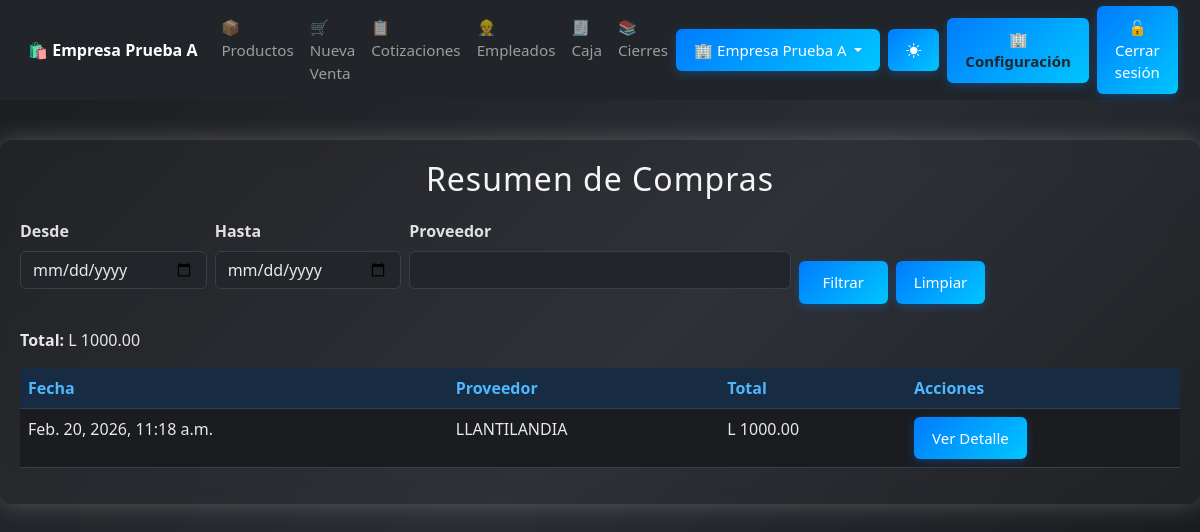
Page /compras/resumen/ (signed in) on the committed database.
### core/models.py (models this page shows, shortened)
class Empresa(models.Model):
    nombre = models.CharField(max_length=150)
    rtn = models.CharField(max_length=20, blank=True, null=True)
    direccion = models.CharField(max_length=255, blank=True, null=True)
    telefono = models.CharField(max_length=20, blank=True, null=True)
    correo = models.EmailField(max_length=150, blank=True, null=True)
    activo = models.BooleanField(default=True)
    creado = models.DateTimeField(auto_now_add=True)

### compras/models.py (models this page shows, shortened)
class Compra(models.Model):
    ESTADOS = [
        ('pendiente', 'Pendiente'),
        ('recibida', 'Recibida'),
        ('cancelada', 'Cancelada')
    ]
    empresa = models.ForeignKey(
        Empresa,
        on_delete=models.PROTECT,
        related_name="compras"
    )
    numero_compra = models.CharField(max_length=20, editable=False, null=True, blank=True)
    numero_factura_proveedor = models.CharField(max_length=50, blank=True, verbose_name="# Factura Proveedor")
    proveedor = models.ForeignKey('proveedores.Proveedor', on_delete=models.PROTECT)
    usuario = models.ForeignKey(settings.AUTH_USER_MODEL, on_delete=models.PROTECT, null=True, blank=True)
    fecha = models.DateTimeField(auto_now_add=True)
    fecha_recepcion = models.DateField(null=True, blank=True, help_text="Fecha en que se recibió la mercancía")
    subtotal_exento = models.DecimalField(max_digits=12, decimal_places=2, default=Decimal('0.00'))
    subtotal_g15 = models.DecimalField(max_digits=12, decimal_places=2, default=Decimal('0.00'), verbose_name="Subtotal Gravado 15%")
    subtotal_g18 = models.DecimalField(max_digits=12, decimal_places=2, default=Decimal('0.00'), verbose_name="Subtotal Gravado 18%")
    impuesto_15 = models.DecimalField(max_digits=12, decimal_places=2, default=Decimal('0.00'))
    impuesto_18 = models.DecimalField(max_digits=12, decimal_places=2, default=Decimal('0.00'))
    total = models.DecimalField(max_digits=12, decimal_places=2, default=Decimal('0.00'))
    tipo_pago = models.CharField(
        max_length=10,
        choices=[('contado', 'Contado'), ('credito', 'Crédito')],
        default='contado'
    )
    estado = models.CharField(max_length=20, choices=ESTADOS, default='pendiente')
    notas = models.TextField(blank=True, help_text="Observaciones o notas adicionales")
    class Meta:
        ordering = ['-fecha']
        verbose_name_plural = "Compras"
        constraints = [
            models.UniqueConstraint(fields=['empresa', 'numero_compra'], name='uniq_numero_compra_por_empresa')
        ]

### proveedores/models.py (models this page shows, shortened)
class Proveedor(models.Model):
    empresa = models.ForeignKey(
        Empresa,
        on_delete=models.PROTECT,
        related_name="proveedores"
    )
    nombre = models.CharField(max_length=200, verbose_name="Nombre/Razón Social")
    rtn = models.CharField(max_length=20, blank=True, null=True, verbose_name="RTN")
    direccion = models.TextField(blank=True)
    telefono = models.CharField(max_length=20, blank=True)
    correo = models.EmailField(blank=True)
    contacto = models.CharField(max_length=100, blank=True, help_text="Nombre del contacto principal")
    activo = models.BooleanField(default=True)
    fecha_creacion = models.DateTimeField(auto_now_add=True)
    class Meta:
        ordering = ['nombre']
        verbose_name_plural = "Proveedores"
        constraints = [
            models.UniqueConstraint(fields=['empresa', 'nombre'], name='uniq_proveedor_nombre_por_empresa'),
        ]

### compras/views.py (the view)
# urls.py: path('resumen/', views.resumen_compras, name='resumen_compras'),
@login_required
@requiere_modulo('mod_compras')
@permission_required('compras.view_compras', raise_exception=True)
def resumen_compras(request):
    compras = Compra.objects.filter(empresa=request.empresa).order_by('-fecha')
    desde = request.GET.get('desde', '')
    hasta = request.GET.get('hasta', '')
    proveedor_id = request.GET.get('proveedor_id', '')
    proveedor_nombre = request.GET.get('proveedor_nombre', '')
    if desde:
        try:
            fecha_desde = datetime.strptime(desde, '%Y-%m-%d').date()
            compras = compras.filter(fecha__date__gte=fecha_desde)
        except ValueError:
            pass
    if hasta:
        try:
            fecha_hasta = datetime.strptime(hasta, '%Y-%m-%d').date()
            compras = compras.filter(fecha__date__lte=fecha_hasta)
        except ValueError:
            pass
    if proveedor_id:
        compras = compras.filter(proveedor_id=proveedor_id)
    total_general = compras.aggregate(Sum('total'))['total__sum'] or 0
    paginator = Paginator(compras, 2)
    page_obj = paginator.get_page(request.GET.get('page'))
    return render(request, 'compras/resumen_compras.html', {
        'page_obj': page_obj,
        'total_general': total_general,
        'f': {
            'desde': desde,
            'hasta': hasta,
            'proveedor_id': proveedor_id,
            'proveedor_nombre': proveedor_nombre,
        }
    })

### core/context_processors.py (called while the page is built)
def empresas_para_superuser(request):
    if request.user.is_authenticated and request.user.is_superuser:
        return {"empresas_selector": Empresa.objects.all().order_by("id")}
    return {"empresas_selector": []}

def empresa_config(request):
    empresa = getattr(request, "empresa", None)
    if not empresa:
        return {"empresa": None}
    config, _ = EmpresaConfig.objects.get_or_create(
        empresa=empresa,
        defaults={
            "nombre": empresa.nombre,
            "rtn": "00000000000000",
            "direccion": "Pendiente",
        }
    )
    return {"empresa": config}

def modulos_config(request):
    empresa = getattr(request, "empresa", None)
    if not empresa:
        return {"modulos": None}
    modulos, _ = ModuloConfig.objects.get_or_create(empresa=empresa)
    return {"modulos": modulos}

### compras/templates/compras/resumen_compras.html (shortened to what this page needs)
{% extends 'base.html' %}
{% block content %}
<div class="contenedor">
<h2>Resumen de Compras</h2>
<form method="get" class="row g-2 mb-4">
  <div class="col-md-2">
    <label class="form-label">Desde</label>
    <input type="date" name="desde" value="{{ f.desde }}" class="form-control">
  </div>
  <div class="col-md-2">
    <label class="form-label">Hasta</label>
    <input type="date" name="hasta" value="{{ f.hasta }}" class="form-control">
  </div>
  <div class="col-md-4 position-relative">
    <label class="form-label">Proveedor</label>
    <input type="text"
           id="proveedor-input"
           name="proveedor_nombre"
           value="{{ f.proveedor_nombre }}"
           class="form-control"
           placeholder="Escribí el proveedor...">
  </div>
  <div class="col-md-2 d-flex align-items-end gap-2">
    <button type="submit" class="btn btn-primary w-100">Filtrar</button>
    <a href="{% url 'compras:resumen_compras' %}" class="btn btn-secondary w-100">Limpiar</a>
  </div>
</form>
<p><strong>Total:</strong> L {{ total_general |floatformat:2 }}</p>
<table class="table table-striped mt-3">
  <thead>
    <tr>
      <th>Fecha</th>
      <th>Proveedor</th>
      <th>Total</th>
      <th>Acciones</th>
    </tr>
  </thead>
  <tbody>
    {% for compra in page_obj %}
    <tr>
      <td>{{ compra.fecha }}</td>
      <td>{{ compra.proveedor.nombre }}</td>
      <td>L {{ compra.total }}</td>
      <td>
        <a href="{% url 'compras:resumen_compra' compra.id %}" class="btn btn-sm btn-outline-primary">Ver Detalle</a>
      </td>
    </tr>
    {% empty %}
    <tr><td colspan="4">No hay compras registradas con esos filtros.</td></tr>
    {% endfor %}
  </tbody>
</table>
</div>
{% endblock %}

### core/templates/base.html (shortened to what this page needs)
<!DOCTYPE html>
<html lang="es">
<head>
  {% load static %}
  <link href="https://cdn.jsdelivr.net/npm/bootstrap@5.3.0/dist/css/bootstrap.min.css" rel="stylesheet">
  <link rel="stylesheet" href="{% static 'css/estilo_base.css' %}">
  <link href="https://cdn.jsdelivr.net/npm/bootstrap-icons@1.11.3/font/bootstrap-icons.css" rel="stylesheet">
</head>
<body>
  <nav class="navbar navbar-expand-lg navbar-dark bg-dark sticky-top" id="menu-principal">
    <div class="container-fluid">
      <a class="navbar-brand fw-bold" href="{% url 'dashboard' %}">
        🛍️ {{ request.empresa.nombre|default:"SISTEMAS FAJARDO" }}
      </a>
      <div class="collapse navbar-collapse" id="navbarNav">
        <ul class="navbar-nav me-auto">
          <li class="nav-item">
            <a class="nav-link" href="{% url 'productos:listar_productos' %}">📦 Productos</a>
          </li>
          <li class="nav-item">
            {% if modulos.mod_ventas and perms.ventas.add_venta %}
              <a class="nav-link" href="{% url 'ventas:crear_venta' %}">🛒 Nueva Venta</a>
            {% endif %}
          </li>
          <li class="nav-item">
            {% if modulos.mod_cotizaciones and perms.cotizaciones.view_cotizacion %}
              <a class="nav-link" href="{% url 'cotizaciones:lista_cotizaciones' %}">📋 Cotizaciones</a>
            {% endif %}
          </li>
          <li class="nav-item">
            {% if modulos.mod_empleados and perms.empleados.view_empleado %}
              <a class="nav-link" href="{% url 'empleados:lista_empleados' %}">👷 Empleados</a>
            {% endif %}
          </li>
        <li class="nav-item">
            {% if modulos.mod_caja and perms.caja.add_cajasesion %}
              <a class="nav-link" href="{% url 'caja:abrir_caja' %}">🧾 Caja</a>
            {% endif %}
          </li>
          <li class="nav-item">
            {% if modulos.mod_caja and perms.caja.view_cajasesion %}
            <a class="nav-link" href="{% url 'caja:historial_cajas' %}">📚 Cierres</a>
            {% endif %}
          </li>
        </ul>
        <ul class="navbar-nav ms-auto align-items-center">
                {% if user.is_authenticated and user.is_superuser %}
        <li class="nav-item dropdown me-2">
          <a class="btn btn-outline-info btn-sm dropdown-toggle"
            href="#" role="button" data-bs-toggle="dropdown" aria-expanded="false">
            🏢 {{ request.empresa.nombre|default:"Seleccionar empresa" }}
          </a>
        </li>
        {% endif %}
          <li class="nav-item me-2">
            <button id="themeToggle" class="btn btn-outline-light btn-sm" type="button">
              <i class="bi bi-brightness-high-fill" id="themeIcon"></i>
            </button>
          </li>
          {% if perms.configuracion.view_empresa %}
          <li class="nav-item me-2">
            <a href="{% url 'configuracion:configuracion_empresa' %}"
               class="btn btn-warning btn-sm fw-bold text-dark">
              🏢 Configuración
            </a>
          </li>
          {% endif %}
          {% if user.is_authenticated %}
          <li class="nav-item">
            <form action="{% url 'logout' %}" method="post" class="mb-0">
              <button type="submit" class="btn btn-danger btn-sm">
                🔓 Cerrar sesión
              </button>
            </form>
          </li>
          {% endif %}
        </ul>
      </div>
    </div>
  </nav>
  <div class="container-fluid px-0">
    {% block content %}
    {% endblock %}
  </div>
</body>
</html>

### static/css/estilo_base.css (style rules this page uses)
.contenedor { max-width: 1600px; margin: 40px auto; padding: 20px; background: rgba(124, 121, 121, 0.06); backdrop-filter: blur(12px); border-radius: 12px; box-shadow: 0 0 25px rgba(206, 199, 199, 0.3); font-family: 'Segoe UI', sans-serif; transition: all 0.4s ease; box-sizing: border-box; }
h2, h3 { text-align: center; color: #f5f5f5; margin-bottom: 20px; letter-spacing: 1px; transition: color 0.3s ease; }
form label { display: block; margin-bottom: 5px; font-weight: 600; color: #e0e0e0; transition: color 0.3s ease; }
form input, form textarea, form select { width: 100%; padding: 10px; margin-bottom: 15px; border: 1px solid rgba(255, 255, 255, 0.2); border-radius: 6px; background-color: rgba(255, 255, 255, 0.1); color: #fff; box-sizing: border-box; transition: all 0.3s ease; }
button, .btn { background: linear-gradient(135deg, #007bff, #00c6ff); color: white; padding: 12px 20px; border: none; border-radius: 6px; font-size: 16px; cursor: pointer; transition: all 0.3s ease; box-shadow: 0 3px 10px rgba(0, 123, 255, 0.3); }
body { background: linear-gradient(135deg, #1a1c1f, #2a2d33, #141619); background-attachment: fixed; color: #f1f1f1; transition: all 0.4s ease; }
@media (max-width: 1200px) { .btn { font-size: 15px; padding: 10px 18px; } }
.navbar, .container, .btn, .contenedor, .form-row, .productos-box { transition: all 0.3s ease; }
.navbar { padding: 0.4rem 1rem !important; }
.navbar-brand { font-size: 1rem; white-space: nowrap; }
.navbar-nav .nav-link { font-size: 0.95rem; padding: 6px 10px; }
html, body { height: 100%; min-height: 100vh; margin: 0; padding: 0; display: flex; flex-direction: column; }
:root { --radius: 6px; }
body:not(.light-mode) { --bs-body-bg: #1b1e22; --bs-body-color: #e8e8e8; --bs-border-color: #3b3f45; --bs-primary-bg-subtle: #172b42; --bs-primary-text: #4db8ff; --bs-card-bg: #22262b; --bs-table-bg: #262b31; --bs-table-striped-bg: #2c3238; --bs-table-hover-bg: #333a42; --bs-warning-bg: #5c4d00; --bs-danger-bg: #5c1f1f; }
body, html { background-color: var(--bs-body-bg) !important; color: var(--bs-body-color) !important; }
input, select, textarea { background-color: var(--bs-card-bg) !important; color: var(--bs-body-color) !important; border-color: var(--bs-border-color) !important; }
.table { background-color: var(--bs-table-bg) !important; color: var(--bs-body-color) !important; }
.table thead th { background-color: var(--bs-primary-bg-subtle) !important; color: var(--bs-primary-text) !important; }
.table-striped > tbody > tr:nth-of-type(odd) { background-color: var(--bs-table-striped-bg) !important; }
.btn { border-radius: var(--radius); }
.btn-primary { background-color: var(--bs-primary-text); border-color: var(--bs-primary-text); }

### rows in the picture
Empresa: empresa.nombre "Empresa Prueba A"
Compra: fecha "Feb. 20, 2026, 11:18 a.m.", proveedor.nombre "LLANTILANDIA", total "1000.00"

### other values in the picture
{{ total_general |floatformat:2 }} "1000.00"
